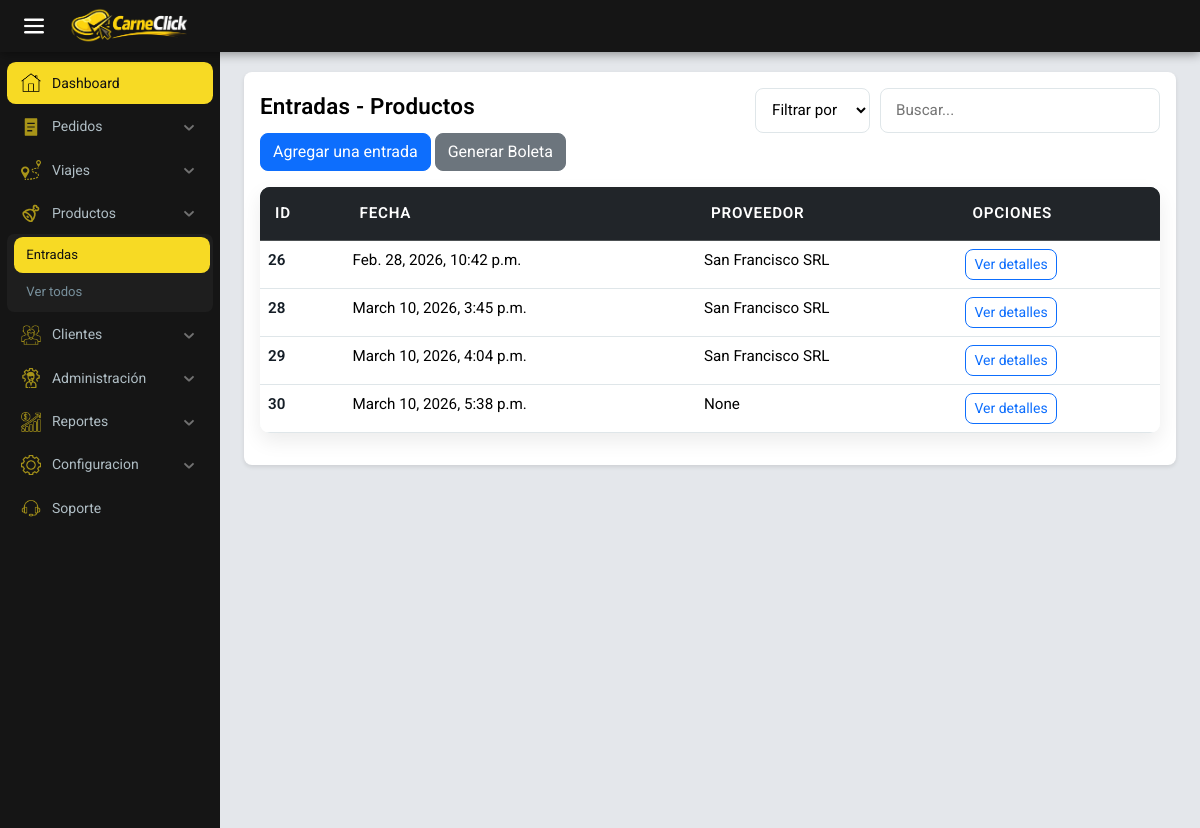
The page /encargado/stock/entrada (signed in) on the database as committed earlier.
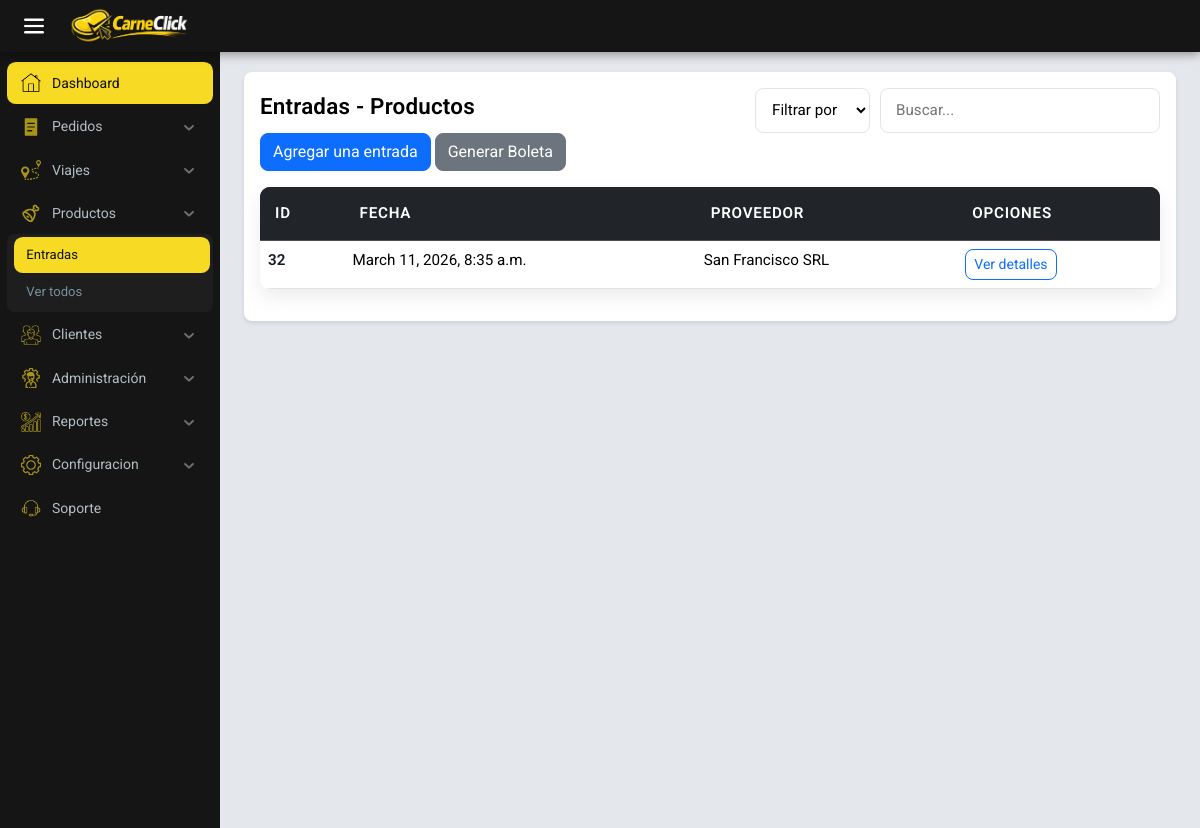
The same page on the database as committed later.
### encargado/models.py (models this page shows, shortened)
class Entrada(models.Model):
    fecha = models.DateTimeField(default=timezone.now)
    proveedor = models.ForeignKey(
        'Proveedor', on_delete=models.RESTRICT, null=True, blank=True)
    numero_lote = models.CharField(
        max_length=30, unique=True, null=True, blank=True)
    history = HistoricalRecords()

class Proveedor(models.Model):
    nombre = models.CharField(max_length=200)
    cuit = models.IntegerField()
    direccion = models.CharField(max_length=200)
    telefono = models.IntegerField()
    def __str__(self):
        return self.nombre

### encargado/views.py (the view)
# urls.py: path('stock/entrada', views.entrada_pruducto, name='entrada'),
@group_required('Encargado')
def entrada_pruducto(request):
    entradas = Entrada.objects.all()
    return render(request, 'html/productos/entradas.html', {'entradas': entradas})

### carneclick/context_processors.py (called while the page is built)
def client_info(request):
    cliente = None
    comercio_nombre = ''
    try:
        if request.user and request.user.is_authenticated:
            from encargado.models import Cliente as ClienteModel
            cliente = ClienteModel.objects.filter(
                user=request.user).select_related('comercio').first()
            if cliente and getattr(cliente, 'comercio', None):
                comercio_nombre = cliente.comercio.nombre
    except Exception:
        cliente = None
        comercio_nombre = ''
    return {
        'cliente_obj': cliente,
        'comercio_nombre': comercio_nombre,
    }

### encargado/templates/html/productos/entradas.html (shortened to what this page needs)
{% extends "base_encargado.html" %}
{% load static %}
{% block head %}
<link rel="stylesheet" href="{% static 'encargado/css/stock.css' %}">
{% endblock %}
{% block content %}
<div class="menu_encargado">
    <div class="main-header">
        <div class="table-header">
            <h2>{{ ui.Entries }} - {{ ui.Products }}</h2>
            <div class="filters">
                <select id="fieldSelect">
                    <option value="all">{{ ui.FilterBy }}</option>
                </select>
                <input type="text" id="tableSearch" placeholder="{{ ui.Search }}">
            </div>
        </div>
        <a href="entrada_stock" class="btn btn-primary mb-3">Agregar una entrada</a>
        <button id="generarTicketBtn" class="btn btn-secondary mb-3" onclick="generarTicketEntrada()">Generar Boleta</button>
    </div>
    <table class="table" id="stockTable">
        <thead class="table-dark">
            <tr>
                <th>ID</th>
                <th>Fecha</th>
                <th>Proveedor</th>
                <th>Opciones</th>
            </tr>
        </thead>
        <tbody>
            {% for entrada in entradas %}
            <tr data-id="{{ entrada.id }}">
                <th data-label="ID">{{ entrada.id }}</th>
                <td data-label="Fecha">{{ entrada.fecha }}</td>
                <td data-label="Proveedor">{{ entrada.proveedor }} </td>
                <td data-label="Opciones">
                    <a class="btn btn-sm btn-outline-primary" href="{% url 'encargado:entrada_detalle' entrada.id %}">Ver detalles</a>
                </td>
            </tr>
            {% endfor %}
        </tbody>
    </table>
</div>
{% endblock %}

### encargado/templates/base_encargado.html (shortened to what this page needs)
{% load static %}
<!DOCTYPE html>
<html lang="en">
<head>
    {% block head %}
    {% endblock %}
    <link href="https://cdn.jsdelivr.net/npm/bootstrap@5.3.8/dist/css/bootstrap.min.css" rel="stylesheet">
    <link rel="stylesheet" href="{% static 'css/theme.css' %}">
    <link rel="stylesheet" href="{% static 'encargado/css/style_encargado.css' %}">
</head>
<body>
    <header>
        <div class="left">
            <div class="menu-conteiner">
                <div class="menu" id="menu">
                    <img src="{% static 'encargado/img/menu.png' %}" alt="menu" id="menu-icon">
                </div>
            </div>
            <div class="brand">
                <a href="" class="icon-header">
                    <img src="{% static 'encargado/img/supercarnes1.png' %}" alt="supercarnes">
                </a>
            </div>
        </div>
    </header>
    <div class="sidebar" id="sidebar">
        <nav>
            <ul class="nav flex-column">
                <li class="nav-item">
                    <a class="nav-link" href="{% url 'encargado:home' %}">
                        <img class="nav-icon" src="{% static 'encargado/img/menu_sidebar.png' %}">
                        <span>{{ ui.Dashboard }}</span>
                    </a>
                </li>
                <li class="nav-item dropdown">
                    <a data-bs-toggle="collapse" data-bs-target="#collapseWidthExample" aria-expanded="false" aria-controls="collapseWidthExample">
                        <img class="nav-icon" src="{% static 'encargado/img/pedidos.svg' %}">
                        <span>{{ ui.Orders }}</span>
                        <img class="flecha" src="{% static 'encargado/img/flecha_abajo.svg' %}">
                    </a>
                </li>
                <li class="nav-item dropdown">
                    <a data-bs-toggle="collapse" data-bs-target="#ViajesExample" aria-expanded="false" aria-controls="ViajesExample">
                        <img class="nav-icon" src="{% static 'encargado/img/viajes.svg' %}">
                        <span>{{ ui.Trips }}</span>
                        <img class="flecha" src="{% static 'encargado/img/flecha_abajo.svg' %}">
                    </a>
                </li>
                <li class="nav-item dropdown">
                    <a data-bs-toggle="collapse" data-bs-target="#ProductosExample" aria-expanded="false" aria-controls="ProductosExample">
                        <img class="nav-icon" src="{% static 'encargado/img/stock.svg' %}">
                        <span>{{ ui.Products }}</span>
                        <img class="flecha" src="{% static 'encargado/img/flecha_abajo.svg' %}">
                    </a>
                    <ul class="collapse" id="ProductosExample">
                        <li><a  href="{% url 'encargado:entrada'%}">{{ ui.Entries }}</a></li>
                        <li><a  href="{% url 'encargado:ver_todos_productos'%}">{{ ui.ViewAll }}</a></li>
                    </ul>
                </li>
                <li class="nav-item dropdown">
                    <a data-bs-toggle="collapse" data-bs-target="#ClientesExample" aria-expanded="false" aria-controls="ClientesExample">
                        <img class="nav-icon" src="{% static 'encargado/img/personas.png' %}">
                        <span>{{ ui.Clients }}</span>
                        <img class="flecha" src="{% static 'encargado/img/flecha_abajo.svg' %}">
                    </a>
                </li>
                <li class="nav-item dropdown">
                    <a data-bs-toggle="collapse" data-bs-target="#AdministracionExample" aria-expanded="false" aria-controls="AdministracionExample">
                        <img class="nav-icon" src="{% static 'encargado/img/apoyo.png' %}">
                        <span>{{ ui.Administration }}</span>
                        <img class="flecha" src="{% static 'encargado/img/flecha_abajo.svg' %}">
                    </a>
                </li>
                <li class="nav-item dropdown">
                    <a data-bs-toggle="collapse" data-bs-target="#ReportesExample" aria-expanded="false" aria-controls="ReportesExample">
                        <img class="nav-icon" src="{% static 'encargado/img/grafico-de-barras.png' %}">
                        <span>{{ ui.Reports }}</span>
                        <img class="flecha" src="{% static 'encargado/img/flecha_abajo.svg' %}">
                    </a>
                </li>
                <li class="nav-item dropdown">
                    <a data-bs-toggle="collapse" data-bs-target="#ConfiguracionExample" aria-expanded="false" aria-controls="ConfiguracionExample">
                        <img class="nav-icon" src="{% static 'encargado/img/engranaje.png' %}">
                        <span>{{ ui.Settings }}</span>
                        <img class="flecha" src="{% static 'encargado/img/flecha_abajo.svg' %}">
                    </a>
                </li>
                <li class="nav-item dropdown">
                    <a>
                        <img class="nav-icon" src="{% static 'encargado/img/centro-de-llamadas.png' %}">
                        <span>{{ ui.Support }}</span>
                    </a>
                </li>
            </ul>
        </nav>
    </div>
    <div class="main" id="main">
        {% block content %}
        {% endblock %}
    </div>
</body>
</html>

### encargado/static/encargado/css/stock.css (style rules this page uses)
:root { --primary: #000000; --secondary: #141d26; --accent: #1abc9c; --bg: #f4f6f8; --text: #2d3436; --white: #ffffff; --border: #dfe6e9; }
* { margin: 0; padding: 0; box-sizing: border-box; }
body { font-family: "Segoe UI", Roboto, Arial, sans-serif; background-color: var(--bg); color: var(--text); }
.menu_encargado { background-color: #ffffff; padding: 1rem; border-radius: 0.5rem; box-shadow: 0 2px 4px rgba(0, 0, 0, 0.1); }
.table { width: 100%; border-collapse: collapse; background-color: var(--white); border-radius: 10px; overflow: hidden; box-shadow: 0 8px 20px rgba(0, 0, 0, 0.08); }
.table thead { background-color: var(--secondary); }
.table thead th { color: var(--white); }
.table thead th { padding: 15px; text-align: left; font-weight: 600; font-size: 0.95rem; text-transform: uppercase; letter-spacing: 0.05em; }
.table tbody tr { border-bottom: 1px solid var(--border); transition: background-color 0.2s ease; }
.table td, .table th { padding: 14px 15px; font-size: 0.95rem; }
.table tbody td, .table tbody th { background-color: rgb(255, 255, 255); }
.table tbody th { font-weight: 600; color: var(--secondary); }
.table-header { display: flex; justify-content: space-between; align-items: center; }
.table-header h2 { font-size: 1.4rem; color: black; }
#tableSearch { padding: 10px 15px; width: 280px; border-radius: 8px; border: 1px solid var(--border); font-size: 0.95rem; transition: all 0.2s ease; }
.filters { display: flex; gap: 10px; }
.filters select { padding: 10px 12px; border-radius: 8px; border: 1px solid var(--border); font-size: 0.95rem; background-color: var(--white); cursor: pointer; }
.filters input { padding: 10px 15px; border-radius: 8px; border: 1px solid var(--border); font-size: 0.95rem; width: 220px; }

### carneclick/static/css/theme.css (style rules this page uses)
:root { --brand-bg: #f7f9fc; --brand-text: #212529; --brand-muted: #6c757d; --brand-primary: #0d6efd; --brand-success: #198754; --brand-warning: #ffc107; --brand-danger: #dc3545; --brand-info: #0dcaf0; --brand-border: #e9ecef; --brand-card-bg: #ffffff; }
html, body { background-color: var(--brand-bg); color: var(--brand-text); font-family: "Inter", system-ui, -apple-system, "Segoe UI", Roboto, "Helvetica Neue", Arial, "Noto Sans", "Liberation Sans", sans-serif; -webkit-font-smoothing: antialiased; -moz-osx-font-smoothing: grayscale; }
h1, h2, h3, h4, h5 { font-weight: 600; letter-spacing: 0.2px; }
.table thead th { font-weight: 600; }
.btn { border-radius: 0.5rem; }
.btn-primary { background-color: var(--brand-primary); border-color: var(--brand-primary); }
.btn-outline-primary { color: var(--brand-primary); border-color: var(--brand-primary); }
.sidebar nav ul li a { color: var(--brand-text); }

### encargado/templates/html/productos/entradas.html (style rules this page uses)
#stockTable tbody tr { cursor: pointer; transition: background-color 0.2s ease; }

Rows that differ between the two databases and show on the page:
removed Entrada: id "26", fecha "Feb. 28, 2026, 10:42 p.m.", proveedor "San Francisco SRL"
removed Entrada: id "28", fecha "March 10, 2026, 3:45 p.m.", proveedor "San Francisco SRL"
removed Entrada: id "29", fecha "March 10, 2026, 4:04 p.m.", proveedor "San Francisco SRL"
removed Entrada: id "30", fecha "March 10, 2026, 5:38 p.m.", proveedor "None"
added Entrada: id "32", fecha "March 11, 2026, 8:35 a.m.", proveedor "San Francisco SRL"
